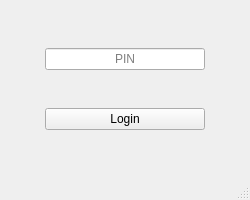
<?xml version="1.0" encoding="UTF-8"?>
<ui version="4.0">
 <class>MainWindow</class>
 <widget class="QMainWindow" name="MainWindow">
  <property name="geometry">
   <rect>
    <x>0</x>
    <y>0</y>
    <width>250</width>
    <height>200</height>
   </rect>
  </property>
  <property name="sizePolicy">
   <sizepolicy hsizetype="Preferred" vsizetype="Preferred">
    <horstretch>0</horstretch>
    <verstretch>0</verstretch>
   </sizepolicy>
  </property>
  <property name="minimumSize">
   <size>
    <width>250</width>
    <height>200</height>
   </size>
  </property>
  <property name="maximumSize">
   <size>
    <width>250</width>
    <height>200</height>
   </size>
  </property>
  <property name="windowTitle">
   <string>Login to App</string>
  </property>
  <widget class="QWidget" name="centralwidget">
   <property name="sizePolicy">
    <sizepolicy hsizetype="Maximum" vsizetype="Preferred">
     <horstretch>0</horstretch>
     <verstretch>0</verstretch>
    </sizepolicy>
   </property>
   <layout class="QVBoxLayout" name="verticalLayout">
    <property name="spacing">
     <number>0</number>
    </property>
    <property name="leftMargin">
     <number>45</number>
    </property>
    <property name="topMargin">
     <number>10</number>
    </property>
    <property name="rightMargin">
     <number>45</number>
    </property>
    <property name="bottomMargin">
     <number>10</number>
    </property>
    <item>
     <widget class="QLineEdit" name="passwordEdit">
      <property name="text">
       <string/>
      </property>
      <property name="echoMode">
       <enum>QLineEdit::Password</enum>
      </property>
      <property name="alignment">
       <set>Qt::AlignCenter</set>
      </property>
      <property name="placeholderText">
       <string>PIN</string>
      </property>
     </widget>
    </item>
    <item>
     <widget class="QPushButton" name="loginButton">
      <property name="enabled">
       <bool>true</bool>
      </property>
      <property name="layoutDirection">
       <enum>Qt::LeftToRight</enum>
      </property>
      <property name="text">
       <string>Login</string>
      </property>
     </widget>
    </item>
   </layout>
  </widget>
  <widget class="QMenuBar" name="menubar">
   <property name="geometry">
    <rect>
     <x>0</x>
     <y>0</y>
     <width>250</width>
     <height>21</height>
    </rect>
   </property>
  </widget>
  <widget class="QStatusBar" name="statusbar"/>
 </widget>
 <resources/>
 <connections/>
</ui>
